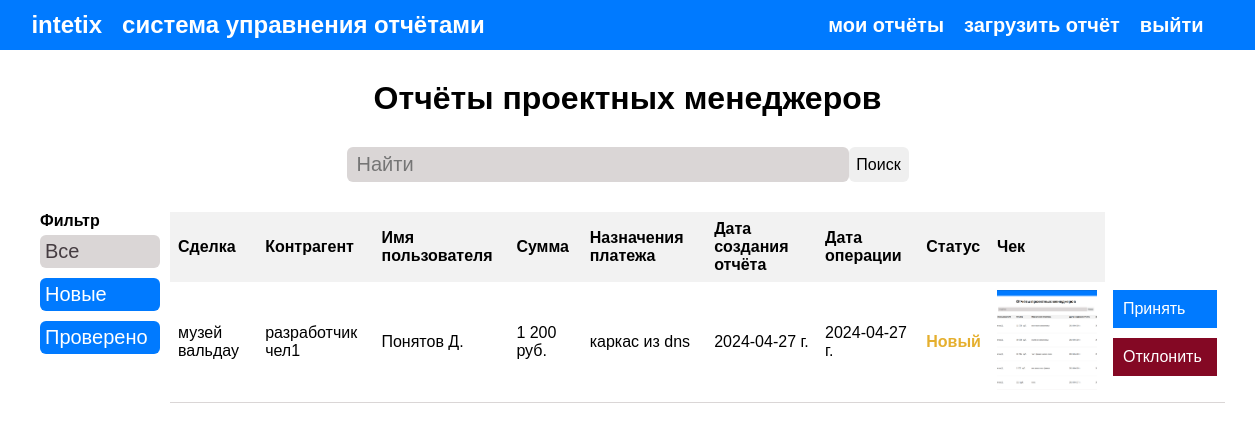
Page /all-reports/ (signed in) on the earlier database version.
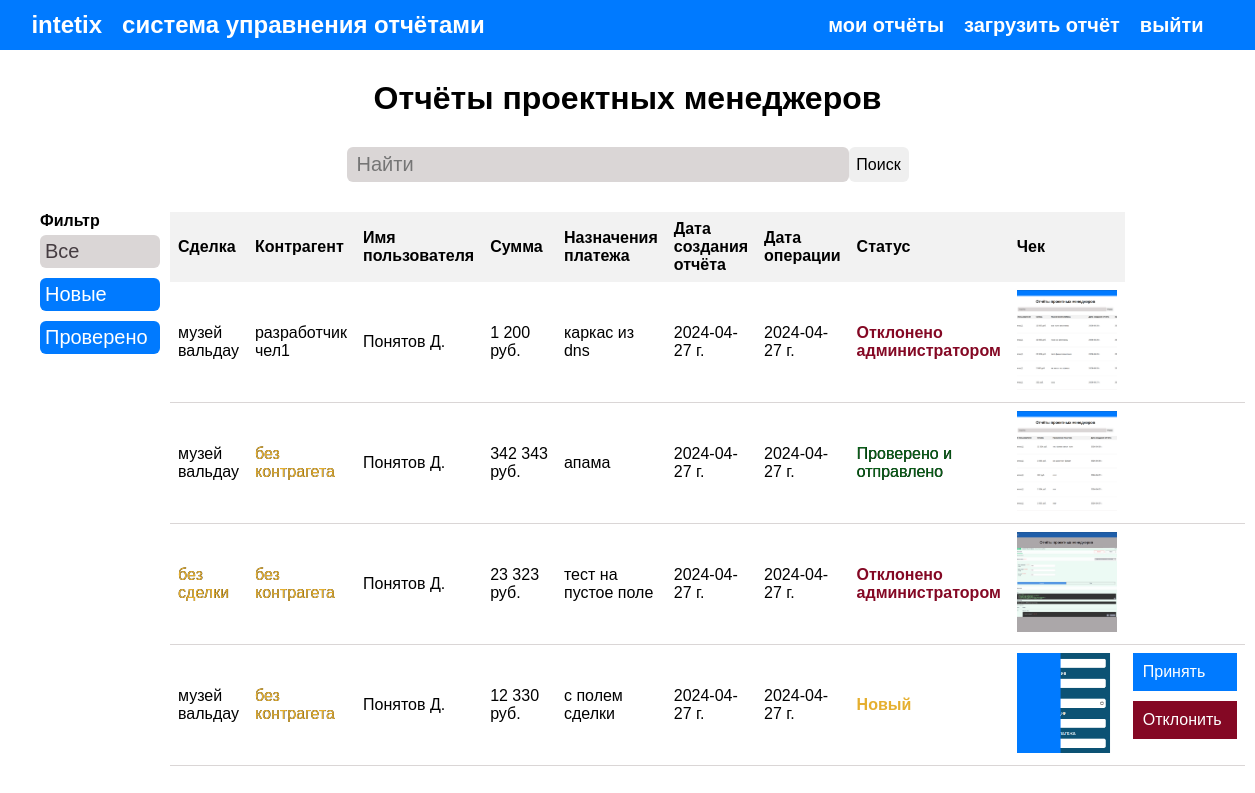
Same page on the later database version.
### mainapp/models.py (models this page shows)
class Operations(models.Model):
    NEW_REPORT = 0
    VERIFY_REPORT = 1
    REJECTED = 2
    STATUSES = (
        (NEW_REPORT, 'Новый'),
        (VERIFY_REPORT, 'Проверено и отправлено'),
        (REJECTED, 'Отклонено администратором')
    )
    user = models.ForeignKey(settings.AUTH_USER_MODEL,
                             on_delete=models.CASCADE,
                             null=False, blank=False,
                             verbose_name='Проектный менеджер')
    deal_name = models.CharField(max_length=200, blank=True, null=True, verbose_name='ID Сделки')
    selectedDealName = models.CharField(max_length=200, blank=True, null=True, verbose_name='Cделка')
    selectedDealCounterparty = models.CharField(max_length=200, blank=True, null=True, verbose_name='Контрагент')
    counterparty = models.CharField(max_length=200, blank=True, null=True, verbose_name='ID Контрагента')
    undisclosed = models.CharField(max_length=200, blank=True, null=True, verbose_name='Неразнесенное списание')
    value = models.CharField(max_length=200, blank=False, null=False, verbose_name='Сумма руб.')
    description = models.TextField(blank=False, null=False, verbose_name='Назначения платежа')
    image_cheque = models.ImageField(blank=False, null=False, verbose_name='Чек (фото)')
    during_period = models.DateTimeField(blank=False, null=False, verbose_name='За период')
    created = models.DateField(auto_now_add=True, verbose_name='Дата создания')
    status = models.SmallIntegerField(default=NEW_REPORT, choices=STATUSES)
    class Meta:
        verbose_name = 'отчёт'
        verbose_name_plural = 'Отчёты'

### users/models.py (models this page shows)
class User(AbstractUser):
    image = models.ImageField(upload_to='profile_image', blank=True, verbose_name='Изображения профиля')
    moneybag_id = models.TextField(blank=False, null=False, verbose_name='Идентификатор счета')

### mainapp/views.py (the view)
# urls.py: path('all-reports/', views.all_reports, {'endpoint': 'all_reports'}, name='all_reports'),
@login_required(login_url='login')
def all_reports(request, endpoint):
    page = endpoint
    all_operations = Operations.objects.all().order_by('-status')
    search_query, all_operations = admin_search_reports(request)
    context = {
        'title': 'Все отчёты',
        'all_operations': all_operations,
        'search_query': search_query,
        'page': page
    }
    return render(request, 'mainapp/all_reports.html', context)

### mainapp/utils.py (called while the page is built)
def admin_search_reports(request):
    search_query = ''
    if request.GET.get('search_query'):
        search_query = request.GET.get('search_query')
        data_operations = Operations.objects.distinct().filter(
            Q(deal_name__icontains=search_query.lower()) |
            Q(value__icontains=search_query) |
            Q(description__icontains=search_query.lower()) |
            Q(user__first_name__icontains=search_query) |
            Q(during_period__icontains=search_query)
        )
    else:
        data_operations = Operations.objects.all()
    return search_query, data_operations

### mainapp/templates/mainapp/all_reports.html (shortened to what this page needs)
{% extends 'mainapp/base.html' %}
{% load static %}
{% load humanize %}
{% block content %}
<div>
    <div>
        <h1 class="title-h1_reports">Отчёты проектных менеджеров</h1>
    </div>
    <div class="wrapper--search-reports">
        <form action="#" method="get" id="search" class="form-search-reports">
            <input type="text" class="input-search_reports" placeholder="Найти" name="search_query" value="{{ search_query }}"/>
            <input type="submit" value="Поиск" class="btn_submit_report_search"/>
        </form>
    </div>
</div>
<section class="wrapper--main_content-table">
   <div class="wrapper--parametrs_search" >
        <div class="parametrs_search">
            <h4>Фильтр</h4>
            <div class="menu_settings">
                <a href="{% url 'all_reports' %}"><button class="{% if page == 'all_reports' %} active_button {% else %} default_btn {% endif %}">Все</button></a> <br>
                <a href="{% url 'new_report' %}"><button class="{% if page == 'new_report' %} active_button {% else %} default_btn {% endif %}">Новые</button></a> <br>
                <a href="{% url 'verify_reports' %}"><button class="{% if page == 'verify_reports' %} active_button {% else %} default_btn {% endif %}">Проверено</button></a> <br>
            </div>
        </div>
        <table class="table-search_th">
            <tr>
                <th>Сделка</th>
                <th>Контрагент</th>
                <th>Имя пользователя</th>
                <th>Сумма</th>
                <th>Назначения платежа</th>
                <th>Дата создания отчёта</th>
                <th>Дата операции</th>
                <th>Статус</th>
                <th>Чек</th>
            </tr>
            {% for all_operation in all_operations %}
                {% if all_operation.status == 0 and page == 'new_report' or page == 'verify_reports' and all_operation.status == 1 or all_operation and page == 'all_reports' %}
                <tr class="tr-wrapper-reports">
                    {% if all_operation.deal_name %}
                        <td>{{ all_operation.deal_name }}</td>
                    {% else %}
                        <td class="color_warning_deal">без сделки</td>
                    {% endif %}
                    {% if all_operation.selectedDealCounterparty %}
                    <td>{{ all_operation.selectedDealCounterparty }}</td>
                    {% else %}
                        <td class="color_warning_deal">без контрагета</td>
                    {% endif %}
                    <td>{{ all_operation.user.last_name }} {{ all_operation.user.first_name|first }}.</td>
                    <td>{{ all_operation.value|intcomma }} руб.</td>
                    <td>{{ all_operation.description }}</td>
                    <td>{{ all_operation.created|date:"Y-m-d" }} г.</td>
                    <td>{{ all_operation.during_period|date:"Y-m-d" }} г.</td>
                    <td class="{% if all_operation.status == 1 %} color_positive_deal
                               {% elif all_operation.status == 0 %} color_warning_new
                               {% else %} color_rejected_new {% endif %}">
                        {{ all_operation.get_status_display }}
                    </td>
                    <td>
                        <img class="image_reports"
                        src="{{ all_operation.image_cheque.url }}"
                        alt="Изображения чека"
                        data-image="{{ all_operation.image_cheque.url }}">
                    </td>
                    {% if all_operation.status == 0 %}
                    <td class="td-a-btn_wrapper">
                        <a href="{% url 'verify_report' all_operation.id %}" class="btn__valid_reports">Принять</a>
                        <a href="{% url 'rejected_report' all_operation.id %}" class="btn__valid_reports" style="background: var(--warning);">Отклонить</a>
                    </td>
                    {% endif %}
                </tr>
                {% endif %}
            {% endfor %}
        </table>
   </div>
</section>
{% endblock %}

### mainapp/templates/mainapp/base.html (shortened to what this page needs)
{% load static %}
<!DOCTYPE html>
<html lang="ru">
<head>
    <link rel="stylesheet" href="{% static 'css/main.css' %}">
</head>
<body>
    <header id="header">
        <nav class="navigation">
            <div class="wrapper-titlte_main">
                <h1><a href="{% url 'home' %}">intetix</a></h1>
                <h2>система управнения отчётами</h2>
            </div>
            <ul>
                {% if user.is_authenticated %}
                    {% if user.is_superuser  %}
                    {% else %}
                        <li><a href="{% url 'user_report' %}">Мои отчёты</a></li>
                        <li class="li_load_report"><a href="{% url 'home' %}">Загрузить отчёт</a></li>
                    {% endif %}
                    <li class="logout"><a href="{% url 'logout' %}">Выйти</a></li>
                {% endif %}
            </ul>
        </nav>
    </header>
    {% block content %}
    {% endblock %}
</body>
</html>

### mainapp/static/css/main.css (style rules this page uses)
* { margin: 0; padding: 0; box-sizing: border-box; list-style: none; font-family: Verdana, Geneva, Tahoma, sans-serif; border: none; text-decoration: none; }
:root { --main_color: #007aff; --main_color_hover: #418fe3; --auth_form: #0c5274; --white: #fff; --gray: #dad6d6; --warning: #840824; --success: #085e17; --yellow: #e5af2f; }
a { color: var(--white); }
header { background: var(--main_color); width: 100%; height: 50px; display: flex; justify-content: center; }
.navigation { height: 50px; display: flex; justify-content: space-between; align-items: center; width: 95%; }
.wrapper-titlte_main { display: flex; color: var(--white); width: 500px; }
.wrapper-titlte_main h2 { margin-left: 20px; }
.navigation ul { display: flex; justify-content: space-between; }
.li_load_report { margin-right: 70px; }
.navigation ul li { margin-right: 20px; font-size: 20px; text-transform: lowercase; font-weight: 700; }
.title-h1_reports { text-align: center; margin-top: 30px; }
.wrapper--parametrs_search { display: flex; }
.default_btn, .active_button { cursor: pointer; width: 120px; background: var(--main_color); font-size: 20px; color: var(--white); text-align: left; margin: 5px 0; padding: 5px; border-radius: 6px; }
.parametrs_search { padding: 0 10px; }
.active_button { background: var(--gray); color: #453C41; }
.form-search-reports { width: 100%; display: flex; justify-content: center; align-items: center; }
.input-search_reports, .btn_submit_report_search { height: 35px; border-radius: 6px; margin-top: 30px; }
.input-search_reports { background: var(--gray); width: 40%; padding: 0 10px; font-size: 20px; }
.btn_submit_report_search { width: 60px; cursor: pointer; font-size: 16px; }
.wrapper--main_content-table { margin-top: 30px; padding: 0 30px; }
.tr-wrapper-reports { height: 50px; border-bottom: 1px solid var(--gray); }
.image_reports { width: 100px; height: 100px; object-fit: cover; cursor: pointer; }
.table-search_th { border-collapse: collapse; width: 100%; }
.table-search_th th, .table-search_th td { text-align: left; padding: 8px; }
.table-search_th th { background-color: #f2f2f2; }
.td-a-btn_wrapper { display: flex; flex-direction: column; width: 120px; }
.color_warning_deal, .color_positive_deal { text-shadow: 0.1px 0px 0px black; }
.color_warning_new { color: var(--yellow); font-weight: bold; }
.color_rejected_new { color: var(--warning); font-weight: bold; }
.color_warning_deal { color: var(--yellow); }
.color_positive_deal { color: var(--success); }
.btn__valid_reports { background: var(--main_color); padding: 10px; cursor: pointer; color: var(--white); margin-bottom: 10px; }

Differences in the rows shown:
changed Operations "разработчик чел1": status "Новый" → "Отклонено администратором"; no longer shows "Принять Отклонить"
added Operations: deal_name "музей вальдау", shows "без контрагета", user.last_name "Понятов", user.first_name|first "Д", value "342 343", description "апама", created "2024-04-27", during_period "2024-04-27", status "Проверено и отправлено", image_cheque (picture)
added Operations: shows "без сделки", shows "без контрагета", user.last_name "Понятов", user.first_name|first "Д", value "23 323", description "тест на пустое поле", created "2024-04-27", during_period "2024-04-27", status "Отклонено администратором", image_cheque (picture)
added Operations: deal_name "музей вальдау", shows "без контрагета", user.last_name "Понятов", user.first_name|first "Д", value "12 330", description "с полем сделки", created "2024-04-27", during_period "2024-04-27", status "Новый", image_cheque (picture), shows "Принять"
